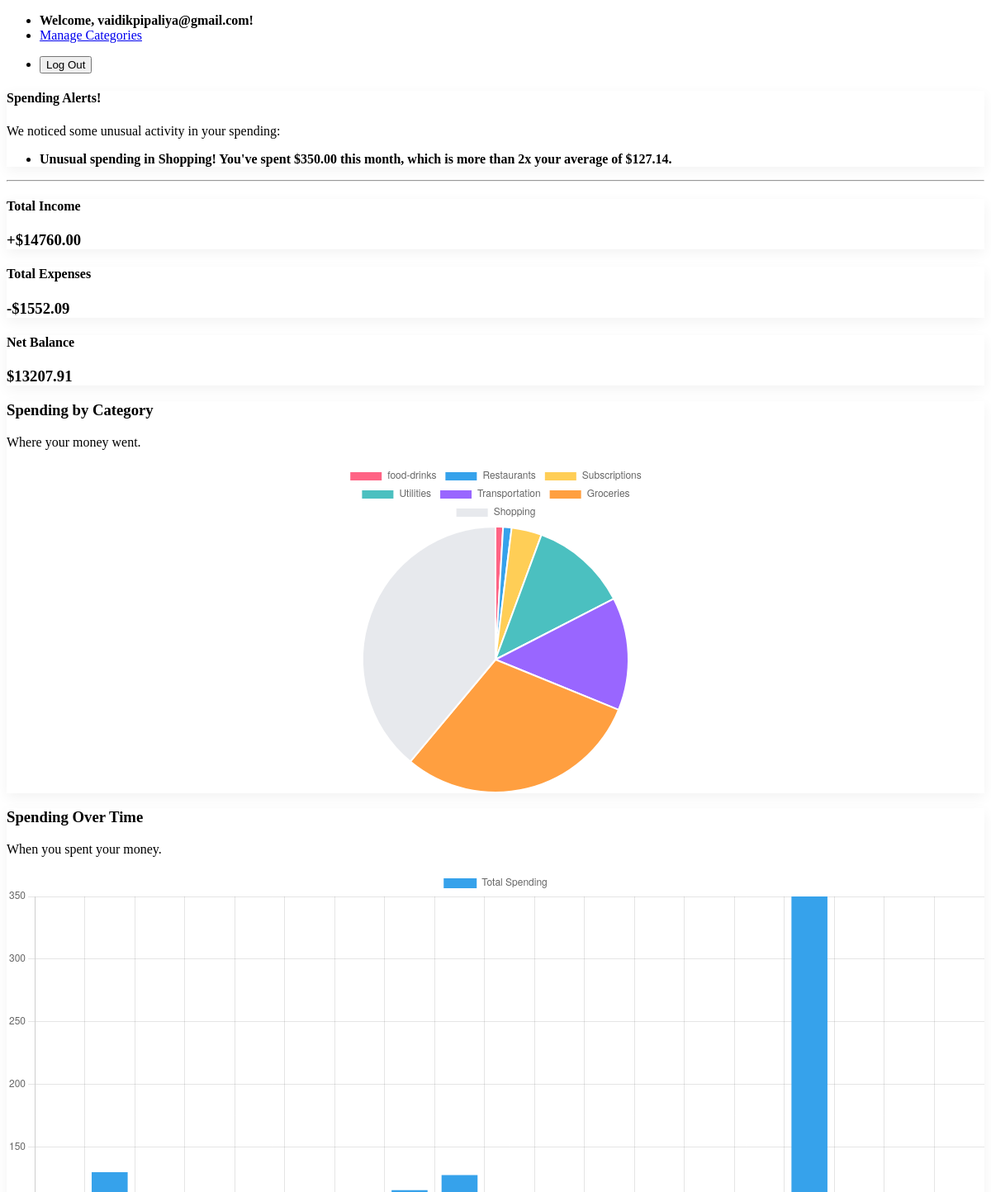
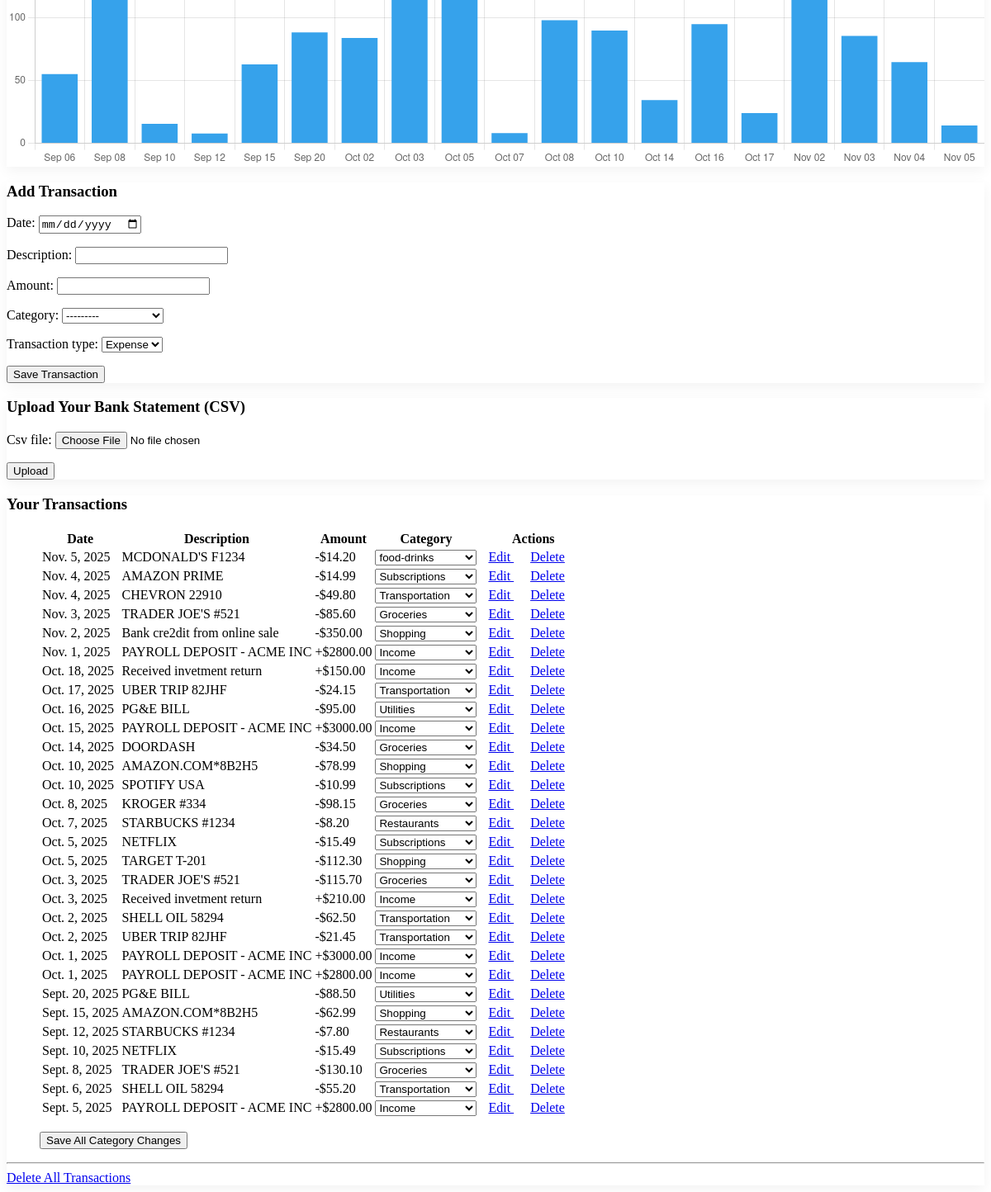
The app's page /dashboard/ (signed in) with its own data (2 pictures, top to bottom).
### tracker/models.py (models this page shows, shortened)
class Transaction(models.Model):
    user = models.ForeignKey(User, on_delete=models.CASCADE)
    date = models.DateField()
    description = models.CharField(max_length=255)
    amount = models.DecimalField(max_digits=10, decimal_places=2)
    category = models.ForeignKey(
        Category,
        on_delete=models.SET_NULL,
        null=True,
        blank=True
    )

class Category(models.Model):
    user = models.ForeignKey(User, on_delete=models.CASCADE, related_name='categories')
    name = models.CharField(max_length=100)
    def __str__(self):
        return self.name
    class Meta:
        unique_together = ('user', 'name')
        verbose_name_plural = "Categories"

### tracker/views.py (the view)
# urls.py: path('dashboard/', views.dashboard, name='dashboard'),
@login_required
def dashboard(request):
    alerts = []
    try:
        transactions = Transaction.objects.filter(user=request.user)
        if transactions.count() > 0:
            df = pd.DataFrame(list(transactions.values('date', 'category__name', 'amount')))
            df['date'] = pd.to_datetime(df['date'])
            df['amount'] = pd.to_numeric(df['amount'])
            df.rename(columns={'category__name': 'category'}, inplace=True)
            now = datetime.now()
            current_month = now.month
            current_year = now.year
            current_month_df = df[
                (df['date'].dt.month == current_month) & (df['date'].dt.year == current_year)
            ]
            current_spending = current_month_df.groupby('category')['amount'].sum()
            past_months_df = df[
                (df['date'].dt.month != current_month) | (df['date'].dt.year != current_year)
            ]
            if not past_months_df.empty:
                monthly_spending = past_months_df.groupby(
                    [past_months_df['date'].dt.to_period('M'), 'category']
                )['amount'].sum().reset_index()
                average_spending = monthly_spending.groupby('category')['amount'].mean()
                for category, current_total in current_spending.items():
                    current_expense = abs(current_total) if current_total < 0 else 0
                    average_expense = abs(average_spending.get(category, 0)) if average_spending.get(category, 0) < 0 else 0
                    if average_expense > 0 and current_expense > (average_expense * 2):
                        alerts.append(
                            f"Unusual spending in {category}! You've spent ${current_expense:,.2f} this month, "
                            f"which is more than 2x your average of ${average_expense:,.2f}."
                        )
    except Exception as e:
        alerts.append(f"Could not check for anomalies: {e}")
    if request.method == 'POST':
        if 'csv_submit' in request.POST:
            upload_form = CSVUploadForm(request.POST, request.FILES)
            manual_form = TransactionForm(user=request.user)
            if upload_form.is_valid():
                csv_file = request.FILES['csv_file']
                if not csv_file.name.endswith('.csv'):
                    messages.error(request, 'This is not a CSV file.')
                else:
                    models = train_models(request.user)
                    if not models:
                        models = PRE_TRAINED_MODELS
                    if models:
                        messages.info(request, 'AI "Brain" is active.')
                    else:
                        messages.info(request, 'No AI model found. Uploading as uncategorized.')
                    try:
                        file_data = csv_file.read().decode('utf-8')
                        csv_data = io.StringIO(file_data)
                        df = pd.read_csv(csv_data)
                        transactions_saved = 0
                        for index, row in df.iterrows():
                            description = row['Transaction Description']
                            amount = abs(pd.to_numeric(row['Amount ($)']))
                            predicted_type = 'Expense'
                            predicted_category_obj = None
                            if models:
                                try:
                                    predicted_type, predicted_cat_name = predict_transaction(models, description)
                                    if predicted_cat_name:
                                        predicted_category_obj = Category.objects.get(user=request.user, name=predicted_cat_name)
                                except Category.DoesNotExist:
                                    predicted_category_obj = Category.objects.create(user=request.user, name=predicted_cat_name)
                                except:
                                    pass
                            if predicted_type == 'Expense':
                                amount = -amount
                            try:
                                transaction_date = pd.to_datetime(row['Date'])
                            except KeyError:
                                transaction_date = datetime.now().date()
                            Transaction.objects.create(
                                user=request.user,
                                date=transaction_date, # <-- Use our new, safe variable
                                description=description,
                                amount=amount,
                                category=predicted_category_obj
                            )
                            transactions_saved += 1
                        messages.success(request, f'File uploaded! {transactions_saved} new transactions saved.')
                    except KeyError:
                        messages.error(request, "Error: The CSV file must have columns named 'Transaction Description' and 'Amount ($)'.")
                    except Exception as e:
                        messages.error(request, f'Error processing file: {e}')
                return redirect('dashboard')
        elif 'manual_submit' in request.POST:
            manual_form = TransactionForm(request.POST, user=request.user)
            upload_form = CSVUploadForm()
            if manual_form.is_valid():
                transaction_type = manual_form.cleaned_data['transaction_type']
                amount = manual_form.cleaned_data['amount']
                transaction = manual_form.save(commit=False)
                transaction.user = request.user
                if transaction_type == 'Expense':
                    transaction.amount = -abs(amount)
                else:
                    transaction.amount = abs(amount)
                transaction.save()
                messages.success(request, 'Transaction added!')
                return redirect('dashboard')
    else:
        upload_form = CSVUploadForm()
        manual_form = TransactionForm(user=request.user)
    all_transactions = Transaction.objects.filter(user=request.user).order_by('-date')
    total_income = all_transactions.filter(amount__gt=0).aggregate(Sum('amount'))['amount__sum'] or 0
    total_expenses = all_transactions.filter(amount__lt=0).aggregate(Sum('amount'))['amount__sum'] or 0
    net_balance = total_income + total_expenses
    user_categories = Category.objects.filter(user=request.user)
    context = {
        'transactions': all_transactions,
        'upload_form': upload_form,
        'manual_form': manual_form,
        'categories': user_categories,
        'alerts': alerts,
        'total_income': total_income,
        'total_expenses': abs(total_expenses),
        'net_balance': net_balance,
    }
    return render(request, 'tracker/dashboard.html', context)

### tracker/forms.py (shortened to what this page needs)
class CSVUploadForm(forms.Form):
    csv_file = forms.FileField()

class TransactionForm(forms.ModelForm):
    transaction_type = forms.ChoiceField(choices=TRANSACTION_TYPE_CHOICES)
    class Meta:
        model = Transaction
        fields = ['date', 'description', 'amount', 'category', 'transaction_type']
        widgets = {
            'date': forms.DateInput(attrs={'type': 'date'})
        }
    def __init__(self, *args, **kwargs):
        user = kwargs.pop('user', None)
        initial = kwargs.get('initial', {})
        instance = kwargs.get('instance')
        kwargs['initial'] = initial
        super().__init__(*args, **kwargs)
        if user:
            self.fields['category'].queryset = Category.objects.filter(user=user)
        self.fields['category'].required = False

### tracker/templates/tracker/dashboard.html (shortened to what this page needs)
{% extends 'base.html' %}
{% block content %}
  <nav>
    <ul>
      <li><strong>Welcome, {{ user.username }}!</strong></li>
      <li><a href="{% url 'manage_categories' %}">Manage Categories</a></li>
    </ul>
    <ul>
      <li>
        <form action="{% url 'logout' %}" method="post" style="margin: 0;">
          <button type="submit" class="secondary outline">Log Out</button>
        </form>
      </li>
    </ul>
  </nav>
  {% if alerts %}
    <article style="background-color: var(--pico-color-amber-100);">
      <hgroup>
        <h4 style="color: var(--pico-color-amber-700);">Spending Alerts!</h4>
        <p>We noticed some unusual activity in your spending:</p>
      </hgroup>
      <ul>
        {% for alert in alerts %}
          <li><strong>{{ alert }}</strong></li>
        {% endfor %}
      </ul>
    </article>
  {% endif %}
  <hr>
  <div class="grid">
  <article>
    <hgroup>
      <h4>Total Income</h4>
      <h3 class="glow-green" style="color: var(--pico-color-green-500);">+${{ total_income|floatformat:2 }}</h3>
    </hgroup>
  </article>
  <article>
    <hgroup>
      <h4>Total Expenses</h4>
      <h3 class="glow-red" style="color: var(--pico-color-red-500);">-${{ total_expenses|floatformat:2 }}</h3>
    </hgroup>
  </article>
  <article>
    <hgroup>
      <h4>Net Balance</h4>
      {% if net_balance >= 0 %}
        <h3 class="glow-green" style="color: var(--pico-color-green-500);">${{ net_balance|floatformat:2 }}</h3>
      {% else %}
        <h3 class="glow-red" style="color: var(--pico-color-red-500);">-${{ net_balance|floatformat:2|slice:"1:" }}</h3>
      {% endif %}
    </hgroup>
  </article>
</div>
  <div class="grid">
    <article>
      <hgroup>
        <h3>Spending by Category</h3>
        <p>Where your money went.</p>
      </hgroup>
      <div style="max-width: 400px; margin: auto;">
        <canvas id="spendingPieChart"></canvas>
      </div>
    </article>
    <article>
      <hgroup>
        <h3>Spending Over Time</h3>
        <p>When you spent your money.</p>
      </hgroup>
      <div>
        <canvas id="spendingBarChart"></canvas>
      </div>
    </article>
  </div> <div class="grid">
    <article>
      <h3>Add Transaction</h3>
      <form method="post" action="{% url 'dashboard' %}">
        {{ manual_form.as_p }}
        <button type="submit" name="manual_submit">Save Transaction</button>
      </form>
    </article>
    <article>
      <h3>Upload Your Bank Statement (CSV)</h3>
      <form method="post" enctype="multipart/form-data" action="{% url 'dashboard' %}">
        {{ upload_form.as_p }}
        <button type="submit" name="csv_submit">Upload</button>
      </form>
    </article>
  </div> <article>
    <form action="{% url 'update_all_categories' %}" method="post">
      <h3>Your Transactions</h3>
      <figure>
        <table role="grid">
          <thead>
            <tr>
              <th scope="col">Date</th>
              <th scope="col">Description</th>
              <th scope="col">Amount</th>
              <th scope="col">Category</th>
              <th scope="col" style="width: 20%;">Actions</th>
            </tr>
          </thead>
          <tbody>
            {% for t in transactions %}
              <tr>
                <td>{{ t.date }}</td>
                <td>{{ t.description }}</td>
                {% if t.amount < 0 %}
                  <td style="color: var(--pico-color-red-500);">
                    -${{ t.amount|stringformat:".2f"|slice:"1:" }}
                  </td>
                {% else %}
                  <td style="color: var(--pico-color-green-500);">
                    +${{ t.amount|floatformat:2 }}
                  </td>
                {% endif %}
                <td>
                  <select name="category_{{ t.id }}">
                    {% for category in categories %}
                      <option value="{{ category.id }}" {% if t.category.id == category.id %}selected{% endif %}>
                        {{ category.name }}
                      </option>
                    {% endfor %}
                  </select>
                </td>
                <td>
                  <div class="grid" style="margin: 0; padding: 0;">
                    <a href="{% url 'edit_transaction' t.id %}" role="button" class="outline" style="padding: 5px 10px;">
                      Edit
                    </a>
                    <a href="{% url 'delete_transaction' t.id %}" role="button" class="contrast outline" style="padding: 5px 10px;">
                      Delete
                    </a>
                  </div>
                </td>
              </tr>
            {% empty %}
              <tr>
                <td colspan="5">No transactions yet. Upload a file to get started!</td>
              </tr>
            {% endfor %}
          </tbody>
        </table>
        <button type="submit" style="margin-top: 1rem;">Save All Category Changes</button>
      </figure>
    </form> <hr>
    <a href="{% url 'delete_all_transactions' %}"
      role="button"
      class="contrast btn-delete-all" style="background-color: var(--pico-color-red-600); border-color: var(--pico-color-red-600);">
      Delete All Transactions
  </a>
  </article>
{% endblock %}
{% block scripts %}
  <script>
    document.addEventListener('DOMContentLoaded', function() {
      // --- 1. Pie Chart ---
      const ctxPie = document.getElementById('spendingPieChart').getContext('2d');
      if (ctxPie) {
        fetch("{% url 'spending_chart_data' %}")
          .then(response => response.json())
          .then(data => {
            new Chart(ctxPie, {
              type: 'pie',
              data: {
                labels: data.labels,
                datasets: [{
                  label: 'Spending by Category',
                  data: data.data,
                  backgroundColor: [
                    '#FF6384', '#36A2EB', '#FFCE56', '#4BC0C0', '#9966FF',
                    '#FF9F40', '#E7E9ED', '#800080', '#008080', '#FFC0CB'
                  ],
                }]
              },
              options: { responsive: true }
            });
          });
      }
      // --- 2. Bar Chart ---
      const ctxBar = document.getElementById('spendingBarChart').getContext('2d');
      if (ctxBar) {
        fetch("{% url 'spending_bar_chart_data' %}")
          .then(response => response.json())
          .then(data => {
            new Chart(ctxBar, {
              type: 'bar',
              data: {
                labels: data.labels,
                datasets: [{
                  label: 'Total Spending',
                  data: data.data,
                  backgroundColor: '#36A2EB',
                }]
              },
              options: {
                responsive: true,
                scales: { y: { beginAtZero: true } }
              }
            });
          });
      }
    });
  </script>
{% endblock %}

### static/css/main.css (style rules this page uses)
article { box-shadow: 0 5px 15px rgba(0, 0, 0, 0.05); transition: all 0.3s ease; border: 1px solid var(--pico-card-border-color); }
.glow-green { text-shadow: 0 0 12px var(--pico-color-green-500); }
.glow-red { text-shadow: 0 0 12px var(--pico-color-red-500); }

### records on screen
Transaction: date "Nov. 5, 2025", description "MCDONALD'S F1234", amount "14.20", category+id "food-drinks"
Transaction: date "Nov. 4, 2025", description "AMAZON PRIME", amount "14.99", category+id "Subscriptions"
Transaction: date "Nov. 4, 2025", description "CHEVRON 22910", amount "49.80", category+id "Transportation"
Transaction: date "Nov. 3, 2025", description "TRADER JOE'S #521", amount "85.60", category+id "Groceries"
Transaction: date "Nov. 2, 2025", description "Bank cre2dit from online sale", amount "350.00", category+id "Shopping"
Transaction: date "Nov. 1, 2025", description "PAYROLL DEPOSIT - ACME INC", amount "2800.00", category+id "Income"
Transaction: date "Oct. 18, 2025", description "Received invetment return", amount "150.00", category+id "Income"
Transaction: date "Oct. 17, 2025", description "UBER TRIP 82JHF", amount "24.15", category+id "Transportation"
Transaction: date "Oct. 16, 2025", description "PG&E BILL", amount "95.00", category+id "Utilities"
Transaction: date "Oct. 15, 2025", description "PAYROLL DEPOSIT - ACME INC", amount "3000.00", category+id "Income"
Transaction: date "Oct. 14, 2025", description "DOORDASH", amount "34.50", category+id "Groceries"
Transaction: date "Oct. 10, 2025", description "AMAZON.COM*8B2H5", amount "78.99", category+id "Shopping"
Transaction: date "Oct. 10, 2025", description "SPOTIFY USA", amount "10.99", category+id "Subscriptions"
Transaction: date "Oct. 8, 2025", description "KROGER #334", amount "98.15", category+id "Groceries"
Transaction: date "Oct. 7, 2025", description "STARBUCKS #1234", amount "8.20", category+id "Restaurants"
Transaction: date "Oct. 5, 2025", description "NETFLIX", amount "15.49", category+id "Subscriptions"
Transaction: date "Oct. 5, 2025", description "TARGET T-201", amount "112.30", category+id "Shopping"
Transaction: date "Oct. 3, 2025", description "TRADER JOE'S #521", amount "115.70", category+id "Groceries"
Transaction: date "Oct. 3, 2025", description "Received invetment return", amount "210.00", category+id "Income"
Transaction: date "Oct. 2, 2025", description "SHELL OIL 58294", amount "62.50", category+id "Transportation"
Transaction: date "Oct. 2, 2025", description "UBER TRIP 82JHF", amount "21.45", category+id "Transportation"
Transaction: date "Oct. 1, 2025", description "PAYROLL DEPOSIT - ACME INC", amount "3000.00", category+id "Income"
Transaction: date "Oct. 1, 2025", description "PAYROLL DEPOSIT - ACME INC", amount "2800.00", category+id "Income"
Transaction: date "Sept. 20, 2025", description "PG&E BILL", amount "88.50", category+id "Utilities"
Transaction: date "Sept. 15, 2025", description "AMAZON.COM*8B2H5", amount "62.99", category+id "Shopping"
Transaction: date "Sept. 12, 2025", description "STARBUCKS #1234", amount "7.80", category+id "Restaurants"
Transaction: date "Sept. 10, 2025", description "NETFLIX", amount "15.49", category+id "Subscriptions"
Transaction: date "Sept. 8, 2025", description "TRADER JOE'S #521", amount "130.10", category+id "Groceries"
Transaction: date "Sept. 6, 2025", description "SHELL OIL 58294", amount "55.20", category+id "Transportation"
Transaction: date "Sept. 5, 2025", description "PAYROLL DEPOSIT - ACME INC", amount "2800.00", category+id "Income"

### other values on screen
{{ user.username }} "vaidikpipaliya@gmail.com"
{{ alert }} "Unusual spending in Shopping! You've spent $350.00 this month, which is more than 2x your average of $127.14."
{{ total_income|floatformat:2 }} "14760.00"
{{ total_expenses|floatformat:2 }} "1552.09"
{{ net_balance|floatformat:2 }} "13207.91"
